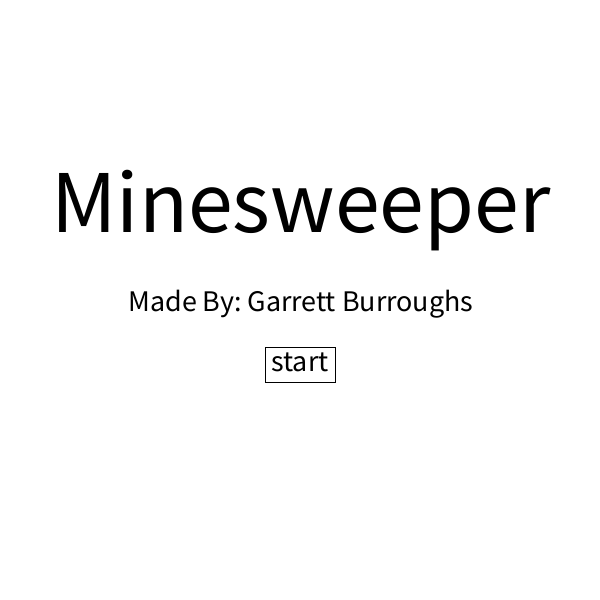
Frame 1 (no input)
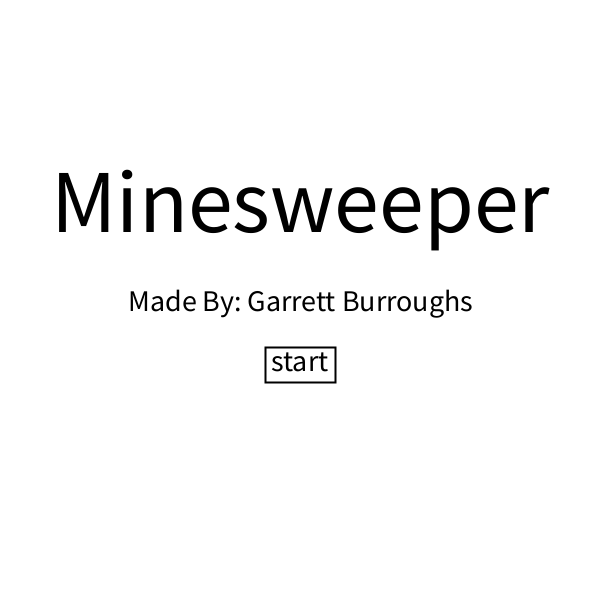
Frame 60 (the mouse pressed at the canvas centre just before this capture)
Frame 120 (the mouse held since frame 60 and released just before this capture): identical to frame 60, image omitted

The Processing sketch that drew these frames (run headless with seeded random() and noise(); from frame 60 on, the mouse is pressed at the canvas centre):

// Processing sketch: Minesweeper
// ── Minesweeper.pde
Cell[][] cells;
int cellSize = 20;
int state = 0;
int mines = 100;
float startTime;
float endTime;

void setup(){
  size(600, 600);
  cells = new Cell[floor(height/cellSize)][floor(width/cellSize)] ;
  for(int i = 0; i < cells.length; i++){
    for(int j = 0; j < cells[i].length; j++){
      cells[i][j] = new Cell(i * cellSize, j * cellSize, false, false, cellSize);
    }
  }
}


void startGame(){
  for(int i = 0; i < cells.length; i++){
    for(int j = 0; j < cells[i].length; j++){
      cells[i][j] = new Cell(i * cellSize, j * cellSize, false, false, cellSize);
    }
  }
  rectMode(CORNER);
  textAlign(LEFT,RIGHT);
  strokeWeight(1);
  for(int i = 0; i < mines; i++){
    int a = floor(random(floor(height/cellSize))), b = floor(random(floor(width/cellSize)));
    while(!cells[a][b].mine){
      if(!cells[a][b].mine){
        cells[a][b].mine = true;
      }else{
        a = floor(random(floor(height/cellSize)));
        b = floor(random(floor(width/cellSize)));
      }
    }

  }

    for(int i = 0; i < cells.length; i++){
      for(int j = 0; j < cells[i].length; j++){
        setValue(i,j);
      }
    }
    startTime = millis()/1000;
    println("setStartTime");
}

void draw(){

  switch (state){
    case 0:
      background(255);
      fill(0);
      textSize(90);
      textAlign(CENTER,CENTER);
      text( "Minesweeper", width/2,  height/2- 100);
      textSize(30);
      text("Made By: Garrett Burroughs", width/2, height/2);
      text("start", width/2, height/2 + 60);
      rectMode(CENTER);
      noFill();
      rect(width/2, height/2 + 65, 70, 35);
      strokeWeight(2);
      stroke(0);
      if(mousePressed && mouseX > width/2 - 35 && mouseX < width/2 + 35 && mouseY > height/2 + 65 - 35/2 && mouseY < height/2 + 65 + 35/2){
        println("START");
        state = 1;
      }
      rectMode(CORNER);
      break;
    case 1:
      background(255);
      fill(0);
      textSize(20);
      textAlign(CENTER,CENTER);
      text("How many mines do you want \n (use the Arrow keys to adjust) \n (Up/Down -> +/- 10, Left/Right -> -/+ 1) \n MINES: " + str(mines), width/2, height/2);
      text("Ready!", width/2, height/2 + 100);
      rectMode(CENTER);
      noFill();
      rect(width/2, height/2 + 100, 70, 35);
      rectMode(CORNER);
      if(mousePressed && mouseX > width/2 - 35 && mouseX < width/2 + 35 && mouseY > height/2 + 100 - 35/2 && mouseY < height/2 + 100 + 35/2){

        delay(2000);
        startGame();
        state = 2;
      }
      break;
    case 2:
      for(Cell[] row : cells){
        for(Cell cell : row){
          cell.render();
        }
      }
      if(checkWin()){
        state = 4;
        endTime = millis()/1000;
      }
      break;
    case 3:
        background(0);
        fill(255);
        textAlign(CENTER,CENTER);
        textSize(70);
        text("GAME OVER", width/2, height/2 - 30);
        textSize(30);
        text("Press \'R\' to restart", width/2, height/2 + 30);
        break;
  case 4:
    background(255);
    fill(0, 255, 0);
    textAlign(CENTER,CENTER);
    //println(startTime);
    //println(endTime);
    //println(endTime - startTime);
    textSize(20);
    text("Congratulations you beat Minesweeper in " + str(endTime - startTime) + " Seconds \n press \'R\' to restart", height/2, width/2, - 30);
    break;
  case 5:
    if(mousePressed){
      state = 3;
    }
  }
}


void mouseClicked(){
  int x = round(mouseX/cellSize), y = round(mouseY/cellSize);
  if(state == 2){
    if(mouseButton == LEFT && !(cells[x][y].flagged)){
      if(cells[x][y].value == 0){
        clearSurrounding(x,y);
      }
      if(keyPressed && keyCode == SHIFT){
        clear9(x,y);
      }
      if(cells[x][y].click()){
        gameOver();
      }
    }else if(mouseButton == RIGHT){
      cells[x][y].flagged = !(cells[x][y].flagged);
    }
  }
}

void gameOver(){
  showMines();
  state = 5;
}

void keyPressed(){
  if(state == 1){
    switch(keyCode){
      case UP:
        mines += 10;
        break;
      case DOWN:
        mines -= 10;
        break;
      case RIGHT:
        mines += 1;
        break;
      case LEFT:
        mines -= 1;
        break;
    }
    if(mines < 0){
      mines = 0;
    }
  }
  if(state == 3 || state == 4){
    if(key == 'r'){
      state = 1;
    }
  }
}



void clearSurrounding(int a, int b){
  /*
  * x-1, y-1, x, y-1, x+1, y-1;
  * x-1, y; x, y; x+1, y;
  * x-1, y+1; x, y+1; x+1, y+1;
  */
  if(!(a <= 0 || b <= 0)){
    if(!(cells[a-1][b-1].clicked == true)){
      cells[a-1][b-1].clicked = true;
      if(cells[a-1][b-1].value == 0){
        clearSurrounding(a-1, b-1);
      }
    }
  }

  if(!(a == 0)){
    if(!(cells[a-1][b].clicked == true)){
      cells[a-1][b].clicked = true;
      if(cells[a-1][b].value   == 0){
        clearSurrounding(a-1, b);
      }
    }
  }
  if(!((a == 0) || (b == floor(width/cellSize) - 1))){
    if(!(cells[a-1][b+1].clicked == true)){
      cells[a-1][b+1].clicked = true;
      if(cells[a-1][b+1].value == 0){
        clearSurrounding(a-1, b+1);
      }
    }
  }

  if(!(b == 0)){
    if(!(cells[a][b-1].clicked == true)){
      cells[a][b-1].clicked = true;
      if(cells[a][b-1].value   == 0){
        clearSurrounding(a, b-1);
      }
    }
  }

  if(cells[a][b].value     == 0  && !(cells[a][b].clicked == true)){
    cells[a][b].clicked = true;
    clearSurrounding(a, b);
  }

  if(!(b == floor(width/cellSize) - 1)){
    if(!(cells[a][b+1].clicked == true)){
      cells[a][b+1].clicked = true;
      if(cells[a][b+1].value   == 0 ){
        clearSurrounding(a, b+1);
      }
    }
  }

  if(!((b == 0) || (a == floor(height/cellSize) - 1))){
    if(!(cells[a+1][b-1].clicked == true)){
      cells[a+1][b-1].clicked = true;
      if(cells[a+1][b-1].value == 0){
        clearSurrounding(a+1, b-1);
      }
    }
  }

  if(!(a == floor(height/cellSize) - 1)){
    if(!(cells[a+1][b].clicked == true)){
      cells[a+1][b].clicked = true;
      if(cells[a+1][b].value   == 0){
        clearSurrounding(a+1, b);
      }
    }
  }

  if(!(a == floor(height/cellSize) - 1 || b == floor(width/cellSize) - 1)){
    if(!(cells[a+1][b+1].clicked == true)){
      cells[a+1][b+1].clicked = true;
      if(cells[a+1][b+1].value == 0){
        clearSurrounding(a+1, b+1);
      }
    }
  }
}


void setValue(int a, int b){
  int value = 0;
  if(!(a <= 0 || b <= 0)){
    if(cells[a-1][b-1].mine){
      value++;
    }
  }

  if(!(a == 0)){
    if(cells[a-1][b].mine){
      value++;
    }
  }
  if(!((a == 0) || (b == floor(width/cellSize) - 1))){
    if(cells[a-1][b+1].mine){
      value++;
    }
  }

  if(!(b == 0)){
    if(cells[a][b-1].mine){
      value++;
    }
  }

  if(!(b == floor(width/cellSize) - 1)){
    if(cells[a][b+1].mine){
      value++;
    }
  }

  if(!((b == 0) || (a == floor(height/cellSize) - 1))){
    if(cells[a+1][b-1].mine){
      value++;
    }
  }

  if(!(a == floor(height/cellSize) - 1)){
    if(cells[a+1][b].mine){
      value++;
    }
  }

  if(!(a == floor(height/cellSize) - 1 || b == floor(width/cellSize) - 1)){
    if(cells[a+1][b+1].mine){
      value++;
    }
  }
  cells[a][b].value = value;
}


boolean checkWin(){
  boolean won = true;
  for(Cell[] row : cells){
    for(Cell cell : row){
      if((cell.mine && !(cell.flagged))){
        won = false;
      }
    }
  }
  return won;
}

void showMines(){
  for(Cell[] row : cells){
    for(Cell cell : row){
      cell.showMine();
    }
  }
}


void clear9(int a, int b){
  if(!(a <= 0 || b <= 0)){
      if(cells[a-1][b-1].click()){
        gameOver();
      }
    }

  if(!(a == 0)){
    if(cells[a-1][b].click()){
      gameOver();
    }
  }

  if(!((a == 0) || (b == floor(width/cellSize) - 1))){
    if(cells[a-1][b+1].click()){
      gameOver();
    }
  }

  if(!(b == 0)){
    if(cells[a][b-1].click()){
      gameOver();
    }
  }

  if(!(b == floor(width/cellSize) - 1)){
    if(cells[a][b+1].click()){
      gameOver();
    }
  }

  if(!((b == 0) || (a == floor(height/cellSize) - 1))){
    if(cells[a+1][b-1].click()){

    }
  }

  if(!(a == floor(height/cellSize) - 1)){
    if(cells[a+1][b].click()){
      gameOver();
    }
  }

  if(!(a == floor(height/cellSize) - 1 || b == floor(width/cellSize) - 1)){
    if(cells[a+1][b+1].click()){
      gameOver();
    }
  }
}

// ── Cell.pde
class Cell{
  int x,y;
  boolean mine;
  boolean uncovered;
  float tileSize;
  boolean clicked = false;
  int value = 0;
  color c;
  boolean flagged = false;

  public Cell(int x, int y, boolean mine, boolean uncovered, float tileSize){
    this.x = x;
    this.y = y;
    this.mine = mine;
    this.uncovered = uncovered;
    this.tileSize = tileSize;
    c = color(255);
  }

  void render(){
    if(clicked){
      fill(255);
    }else if(flagged){
      fill(255, 0, 0);
    }else{
      fill(170);
    }
    rect(x, y, tileSize, tileSize);
    if(clicked && !mine){
      textSize(tileSize);
      fill(0);
      if(value != 0){
        text(value, x, y + tileSize);
      }
    }else if(clicked){
      fill(0);
      ellipse(x+tileSize/2,y + tileSize/2,tileSize - 4,tileSize - 4);
    }
  }

  boolean click(){
    if(!flagged){
      clicked = true;
      if(mine){
        return true;
      }else{
        return false;
      }
    }else{
      return false;
    }
  }
  void showMine(){
    if(mine && flagged){
      fill(0);
      rect(x, y, tileSize, tileSize);
      fill(255, 0, 0);
      ellipse(x+tileSize/2,y + tileSize/2,tileSize - 4,tileSize - 4);
    }
    if(flagged && !mine){
      fill(0);
      rect(x, y, tileSize, tileSize);
    }
    if(mine && !flagged){
      fill(255);
      rect(x, y, tileSize, tileSize);
      fill(255, 0, 0);
      ellipse(x+tileSize/2,y + tileSize/2,tileSize - 4,tileSize - 4);
    }
  }
}
